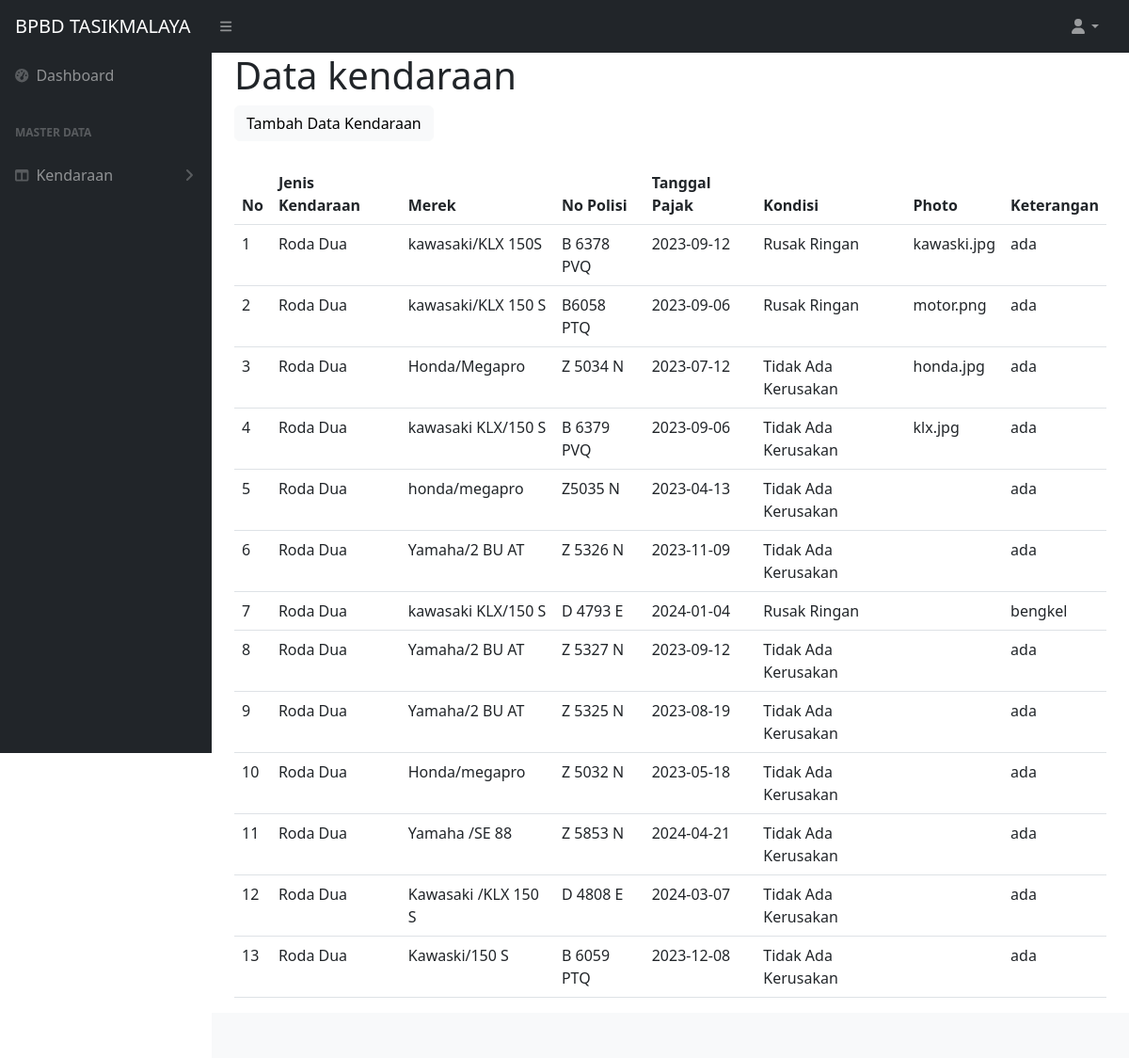
The app's page /Lyras/index.php?menu=data-kendaraan (signed in) with its own data.
### tables this page shows
CREATE TABLE `kendaraan` (
  `id_kendaraan` int(10) NOT NULL,
  `jenis_kendaraan` enum('Roda Dua','Roda Empat') NOT NULL,
  `merek` varchar(30) NOT NULL,
  `no_polisi` varchar(30) NOT NULL,
  `tanggal_pajak` date NOT NULL,
  `kondisi` enum('Rusak Parah','Rusak Ringan','Tidak Ada Kerusakan') NOT NULL,
  `photo` varchar(30) NOT NULL,
  `keterangan` enum('ada','bengkel') NOT NULL
);

### Lyras/konten/data-kendaraan.php (the view, shortened to what this page needs)
<h1>Data kendaraan</h1>
<div class="row">
    <div class="col-md-12">
        <a href="?menu=tambah-data-kendaraan" class="btn btn-light">Tambah Data Kendaraan</a>
        <br>
        <table class="table">
            <thead>
                <tr>
                    <th scope="col">No</th>
                    <th scope="col">Jenis Kendaraan</th>
                    <th scope="col">Merek</th>
                    <th scope="col">No Polisi</th>
                    <th scope="col">Tanggal Pajak</th>
                    <th scope="col">Kondisi</th>
                    <th scope="col">Photo</th>
                    <th scope="col">Keterangan</th>
                </tr>
            </thead>
            <?php
            $q = mysqli_query($con, "select * from kendaraan");
            $nomor = 1;
            while ($row = mysqli_fetch_assoc($q)) {
            ?>
                <tr>
                    <td><?php echo $nomor++; ?></td>
                    <td><?= $row['jenis_kendaraan']; ?></td>
                    <td><?= $row['merek']; ?></td>
                    <td><?= $row['no_polisi']; ?></td>
                    <td><?= $row['tanggal_pajak']; ?></td>
                    <td><?= $row['kondisi']; ?></td>
                    <td><?= $row['photo']; ?></td>
                    <td><?= $row['keterangan']; ?></td>
                </tr>
            <?php } ?>
        </table>
    </div>
</div>

### Lyras/index.php (shortened to what this page needs)
<!DOCTYPE html>
<html lang="en">
<head>
</head>
<body class="sb-nav-fixed">
    <?php
    if (!empty($_SESSION['username'])) {
        include("./admin.php");
    } else {
        include("./konten/login.php");
    }
    ?>
</body>
</html>

### Lyras/admin.php (shortened to what this page needs)
<div id="layoutSidenav">
    <div id="layoutSidenav_content">
        <main>
            <div class="container-fluid px-4">
                <?php include("./konten.php"); ?>
            </div>
        </main>
    </div>
</div>

### Lyras/konten.php
<?php
if ($_GET['menu'] == 'dashboard') {
    include("./konten/dashboard.php");
} elseif ($_GET['menu'] == 'data-kendaraan') {
    include("./konten/data-kendaraan.php");
} elseif ($_GET['menu'] == 'tambah-data-kendaraan') {
    include("./konten/tambah-data-kendaraan.php");
} elseif ($_GET['menu'] == 'servis-kendaraan') {
    include("./konten/servis-kendaraan.php");
} elseif ($_GET['menu'] == 'tambah-servis-kendaraan') {
    include("./konten/tambah-servis-kendaraan.php");
} elseif ($_GET['menu'] == 'login') {
    include("./konten/login.php");
} elseif ($_GET['menu'] == 'logout') {
    session_start();
    session_destroy();
    header('Location: ?menu=login');
} elseif ($_GET['menu'] == 'laporan') {
    include("./konten/Laporan.php");
}

### records on screen
kendaraan: jenis_kendaraan "Roda Dua", merek "kawasaki/KLX 150S", no_polisi "B 6378 PVQ", tanggal_pajak "2023-09-12", kondisi "Rusak Ringan", photo "kawaski.jpg", keterangan "ada"
kendaraan: jenis_kendaraan "Roda Dua", merek "kawasaki/KLX 150 S", no_polisi "B6058 PTQ", tanggal_pajak "2023-09-06", kondisi "Rusak Ringan", photo "motor.png", keterangan "ada"
kendaraan: jenis_kendaraan "Roda Dua", merek "Honda/Megapro", no_polisi "Z 5034 N", tanggal_pajak "2023-07-12", kondisi "Tidak Ada Kerusakan", photo "honda.jpg", keterangan "ada"
kendaraan: jenis_kendaraan "Roda Dua", merek "kawasaki KLX/150 S", no_polisi "B 6379 PVQ", tanggal_pajak "2023-09-06", kondisi "Tidak Ada Kerusakan", photo "klx.jpg", keterangan "ada"
kendaraan: jenis_kendaraan "Roda Dua", merek "honda/megapro", no_polisi "Z5035 N", tanggal_pajak "2023-04-13", kondisi "Tidak Ada Kerusakan", keterangan "ada"
kendaraan: jenis_kendaraan "Roda Dua", merek "Yamaha/2 BU AT", no_polisi "Z 5326 N", tanggal_pajak "2023-11-09", kondisi "Tidak Ada Kerusakan", keterangan "ada"
kendaraan: jenis_kendaraan "Roda Dua", merek "kawasaki KLX/150 S", no_polisi "D 4793 E", tanggal_pajak "2024-01-04", kondisi "Rusak Ringan", keterangan "bengkel"
kendaraan: jenis_kendaraan "Roda Dua", merek "Yamaha/2 BU AT", no_polisi "Z 5327 N", tanggal_pajak "2023-09-12", kondisi "Tidak Ada Kerusakan", keterangan "ada"
kendaraan: jenis_kendaraan "Roda Dua", merek "Yamaha/2 BU AT", no_polisi "Z 5325 N", tanggal_pajak "2023-08-19", kondisi "Tidak Ada Kerusakan", keterangan "ada"
kendaraan: jenis_kendaraan "Roda Dua", merek "Honda/megapro", no_polisi "Z 5032 N", tanggal_pajak "2023-05-18", kondisi "Tidak Ada Kerusakan", keterangan "ada"
kendaraan: jenis_kendaraan "Roda Dua", merek "Yamaha /SE 88", no_polisi "Z 5853 N", tanggal_pajak "2024-04-21", kondisi "Tidak Ada Kerusakan", keterangan "ada"
kendaraan: jenis_kendaraan "Roda Dua", merek "Kawasaki /KLX 150 S", no_polisi "D 4808 E", tanggal_pajak "2024-03-07", kondisi "Tidak Ada Kerusakan", keterangan "ada"
kendaraan: jenis_kendaraan "Roda Dua", merek "Kawaski/150 S", no_polisi "B 6059 PTQ", tanggal_pajak "2023-12-08", kondisi "Tidak Ada Kerusakan", keterangan "ada"
